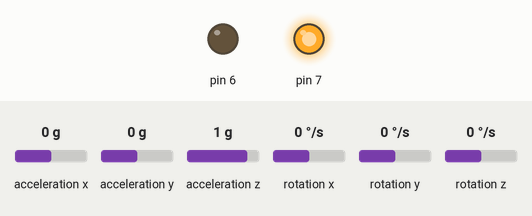
Recording of a sketch running on a simulated Arduino Uno, built with avr-gcc and run on an emulated ATmega328P. On the bench: output pins drawn as LEDs (lit = HIGH). Dashed ring = blinking. The test bench sets the inputs (shaded band); at power-on: acceleration x 0 g, acceleration y 0 g, acceleration z 1 g, rotation x 0 °/s, rotation y 0 °/s, rotation z 0 °/s. What the sketch prints to the serial monitor is not drawn.

Above: at 0.2 s.
At 1.31 s:
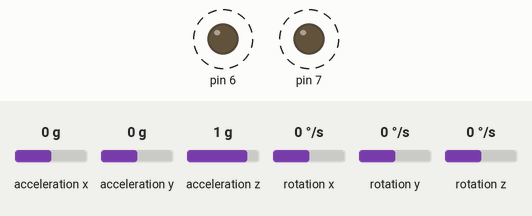
Timing chart, 0 to 4.2 s (numbered marks = the images above):
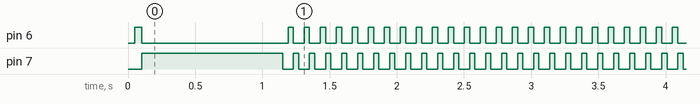

Measured:
- by itself, pin 6: repeats every 0.12 s: HIGH 0.04 s, LOW 0.08 s
- by itself, pin 7: alternates HIGH for 0.04 s and LOW for 0.08 s
- by itself, everything shown: repeats every 1.3 s, in 4 steps

The sketch:

MPU6050_rawMulti.ino
```cpp
#include "Wire.h"
#include "I2Cdev.h"
#include "MPU6050.h"


MPU6050 accelgyro[3];

int16_t ax, ay, az;
int16_t gx, gy, gz;

void setup(){
    pinMode(6, OUTPUT);
    pinMode(7, OUTPUT);

   // join I2C bus (I2Cdev library doesn't do this automatically)
    Wire.begin();

    // initialize serial communication
    // (38400 chosen because it works as well at 8MHz as it does at 16MHz, but
    // it's really up to you depending on your project)
    Serial.begin(115200);

    for(int i = 0; i<3; i++){
      digitalWrite(6, i & 0x01);
      digitalWrite(7, (i>>1) & 0x01);
      delay(50);

      // initialize device
      accelgyro[i].initialize();

      // verify connection
      Serial.println("Testing device connections...");
      Serial.print(i);
      Serial.println(accelgyro[i].testConnection() ? "MPU6050 connection successful " : "MPU6050 connection failed ");
    }
   delay(1000);
}

void loop(){
  for(int i = 0; i < 3; i++){
   digitalWrite(6, i & 0x01);
   digitalWrite(7, (i>>1) & 0x01);
   delay(10);

   accelgyro[i].getMotion6(&ax, &ay, &az, &gx, &gy, &gz);
   delay(25);
   Serial.print(i);
   Serial.print(",");
   Serial.print(ax);
   Serial.print(",");
   Serial.print(ay);
   Serial.print(",");
   Serial.print(az);
   Serial.print(",");
   Serial.print(gx);
   Serial.print(",");
   Serial.print(gy);
   Serial.print(",");
   Serial.println(gz);
  }
}
```
